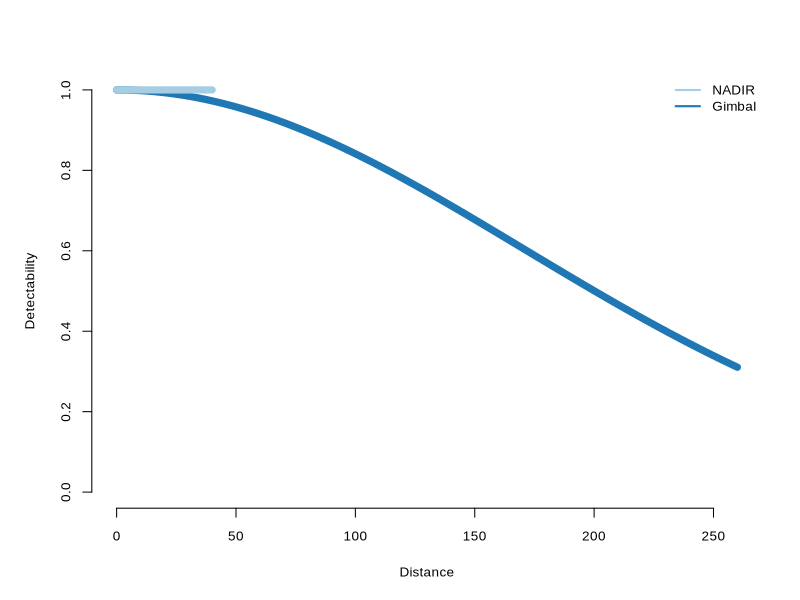

The R script that drew this image:
# Load necessary library
library(grDevices)
library(RColorBrewer)
library(here)


# Function to compute detectability values
compute_detectability <- function(key.function, scale.param, shape.param, truncation) {
  distances <- seq(0, truncation, length.out = 100)
  if (key.function == "hn") {
    detectability <- exp(-distances^2 / (2 * scale.param^2))
  } else if (key.function == "uf") {
    detectability <- rep(scale.param, length(distances))
  } else {
    stop("Unsupported key function")
  }
  data.frame(distance = distances, detectability = detectability)
}

# Generate data for each detection function
detect_H_data <- compute_detectability("hn", 140, NULL, 600)
detect_FW2_data <- compute_detectability("hn", 170, NULL, 180)
detect_FWG_data <- compute_detectability("hn", 170, NULL, 260)
detect_uf_data <- compute_detectability("uf", 1, NULL, 40)
# detect_uf_data <- compute_detectability("hn", 170, NULL, 50)

# Define custom colors
custom_colors <- c("#a6cee3", "#1f78b4", "#1f78b4", "#b2df8a")

# Set the output file path using the here package
output_path <- here("Output", "Plots", "detectability_plot2.tiff")

# Open a TIFF device
tiff(filename = output_path, width = 2250, height = 1125, units = "px", res = 300)

# Set graphical parameters for A4 size
par(mar = c(5, 5, 4, 2) + 0.1, cex = 0.9, cex.lab = 0.9, cex.axis = 0.9, lwd = 1, bty = "n", family = "Arial")

# Plot the data
# plot(detect_H_data$distance, detect_H_data$detectability, type = "l", col = custom_colors[4], lwd = 7, xlim = c(0, 600), ylim = c(0, 1), xlab = "Distance", ylab = "Detectability")
plot(detect_FWG_data$distance, detect_FWG_data$detectability, type = "l", col = custom_colors[3], lwd = 7, xlim = c(0, 260), ylim = c(0, 1), xlab = "Distance", ylab = "Detectability")
# lines(detect_FWG_data$distance, detect_FWG_data$detectability, col = custom_colors[3], lwd = 7, lty = 2) # Dotted line
# lines(detect_FW2_data$distance, detect_FW2_data$detectability, col = 'black', lwd = 7) # Shadow
# lines(detect_FW2_data$distance, detect_FW2_data$detectability, col = custom_colors[2], lwd = 5)
lines(detect_uf_data$distance, detect_uf_data$detectability, col = custom_colors[1], lwd = 7)

# Add a legend
# legend("topright", legend = c("NADIR", "2 Cameras", "Gimbal", "Helicopter"), col = custom_colors, lty = c(1, 1, 2, 1), lwd = 2, cex = 0.9, box.lwd = 1, box.col = "NA", bg = "white")
legend("topright", legend = c("NADIR", "Gimbal"), col = custom_colors, lty = c(1, 1), lwd = 2, cex = 0.9, box.lwd = 1, box.col = "NA", bg = "white")


# Close the TIFF device
dev.off()
